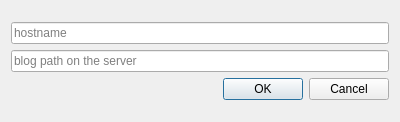
<?xml version="1.0" encoding="UTF-8"?>
<ui version="4.0">
 <class>SshDialog</class>
 <widget class="QDialog" name="SshDialog">
  <property name="geometry">
   <rect>
    <x>0</x>
    <y>0</y>
    <width>400</width>
    <height>122</height>
   </rect>
  </property>
  <property name="windowTitle">
   <string>Dialog</string>
  </property>
  <layout class="QVBoxLayout" name="verticalLayout_2">
   <item>
    <layout class="QVBoxLayout" name="verticalLayout">
     <item>
      <widget class="QLineEdit" name="host">
       <property name="placeholderText">
        <string>hostname</string>
       </property>
      </widget>
     </item>
     <item>
      <widget class="QLineEdit" name="path">
       <property name="placeholderText">
        <string>blog path on the server</string>
       </property>
      </widget>
     </item>
     <item>
      <layout class="QHBoxLayout" name="horizontalLayout_2">
       <item>
        <widget class="QDialogButtonBox" name="buttonBox">
         <property name="standardButtons">
          <set>QDialogButtonBox::Cancel|QDialogButtonBox::Ok</set>
         </property>
        </widget>
       </item>
      </layout>
     </item>
    </layout>
   </item>
  </layout>
 </widget>
 <resources/>
 <connections>
  <connection>
   <sender>buttonBox</sender>
   <signal>accepted()</signal>
   <receiver>SshDialog</receiver>
   <slot>accept()</slot>
   <hints>
    <hint type="sourcelabel">
     <x>199</x>
     <y>91</y>
    </hint>
    <hint type="destinationlabel">
     <x>199</x>
     <y>60</y>
    </hint>
   </hints>
  </connection>
  <connection>
   <sender>buttonBox</sender>
   <signal>rejected()</signal>
   <receiver>SshDialog</receiver>
   <slot>reject()</slot>
   <hints>
    <hint type="sourcelabel">
     <x>199</x>
     <y>91</y>
    </hint>
    <hint type="destinationlabel">
     <x>199</x>
     <y>60</y>
    </hint>
   </hints>
  </connection>
 </connections>
</ui>
